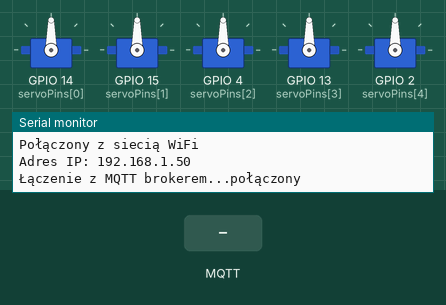
The sketch below on a simulated ESP32. Shown: 5 × servo, the last lines printed to the serial monitor. The inputs (shaded band) are chosen by the test bench. WiFi joins after 1.5 s; servers stay silent unless stated; no MQTT or app messages arrive unless stated.

Above: at 3.2 s.
3.3 s: MQTT message "1" arrives on the first subscribed topic
At 3.6 s:
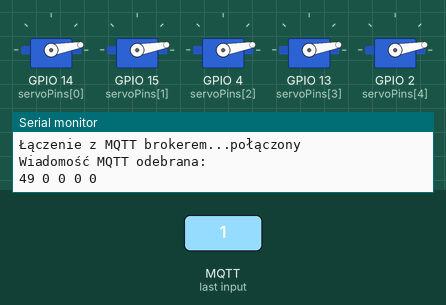
Timing chart, 0 to 6.3 s (numbered marks = the images above; inputs shaded):
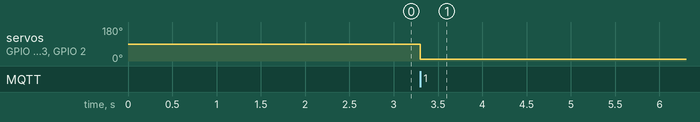

Measured:
- after the input at 3.3 s, servo on GPIO 14 (servoPins[0]), servo on GPIO 15 (servoPins[1]), servo on GPIO 4 (servoPins[2]), servo on GPIO 13 (servoPins[3]), servo on GPIO 2 (servoPins[4]): 90° → 10° at once

The sketch:

MQTT_video_reciver.ino
```cpp
#include <WiFi.h>
#include <PubSubClient.h>
#include <ESP32Servo.h>

const char* ssid = "Bombardiro Crocodilo";       // Nazwa sieci WiFi
const char* password = "Tralalelo Tralala";         // Hasło sieci WiFi

const char* mqtt_server = "192.168.1.128";      // Adres brokera MQTT
const int mqtt_port = 1883;                          // Port brokera MQTT
const char* mqtt_topic = "Array_of_fingers";             // Nazwa tematu MQTT

WiFiClient espClient;
PubSubClient client(espClient);

Servo Fingers[5]; //Tablica serwomechanizmów

int servoPins[5] = {14, 15, 4, 13, 2}; // Piny, do których są podłączone serwomechanizmy

void setup() {
  Serial.begin(115200);

// Podłączenie serwomechanizmów do odpowiednich pinów
  for (int i = 0; i < 5; i++) {
    Fingers[i].attach(servoPins[i]);
  }

  WiFi.begin(ssid, password);

  while (WiFi.status() != WL_CONNECTED) {
    delay(1000);
    Serial.println("Łączenie z siecią WiFi...");
  }

  Serial.println("Połączony z siecią WiFi");
  Serial.print("Adres IP: ");
  Serial.println(WiFi.localIP());

  client.setServer(mqtt_server, mqtt_port);
  client.setCallback(callback);
}

void callback(char* topic, byte* payload, unsigned int length) {
  Serial.println("Wiadomość MQTT odebrana:");

  for (unsigned int i = 0; i < 5; i++) {
    if(payload[i+1]==49){
        Fingers[i].write(170);
      }else{
        Fingers[i].write(10);
        }

    Serial.print(payload[i]);
    Serial.print(" ");
  }

  Serial.println();
}

void reconnect() {
  while (!client.connected()) {
    Serial.print("Łączenie z MQTT brokerem...");

    if (client.connect("arduino_client")) {
      Serial.println("połączony");
      client.subscribe(mqtt_topic);
    } else {
      Serial.print("niepowodzenie, kod błędu: ");
      Serial.print(client.state());
      Serial.println(" próba ponownego połączenia za 5 sekund");
      delay(5000);
    }
  }
}

void loop() {
  if (!client.connected()) {
    reconnect();
  }

  client.loop();
}
```
